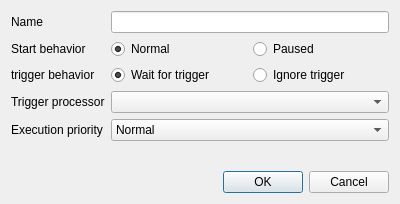
<?xml version="1.0" encoding="UTF-8"?>
<ui version="4.0">
 <class>ChangeProcessorDialog</class>
 <widget class="QDialog" name="ChangeProcessorDialog">
  <property name="geometry">
   <rect>
    <x>0</x>
    <y>0</y>
    <width>400</width>
    <height>204</height>
   </rect>
  </property>
  <property name="sizePolicy">
   <sizepolicy hsizetype="Preferred" vsizetype="Preferred">
    <horstretch>0</horstretch>
    <verstretch>0</verstretch>
   </sizepolicy>
  </property>
  <property name="windowTitle">
   <string>Processor settings</string>
  </property>
  <layout class="QVBoxLayout" name="verticalLayout">
   <item>
    <layout class="QFormLayout" name="formLayout">
     <property name="fieldGrowthPolicy">
      <enum>QFormLayout::AllNonFixedFieldsGrow</enum>
     </property>
     <item row="0" column="0">
      <widget class="QLabel" name="nameLabel">
       <property name="text">
        <string>Name</string>
       </property>
      </widget>
     </item>
     <item row="0" column="1">
      <widget class="QLineEdit" name="name"/>
     </item>
     <item row="1" column="0">
      <widget class="QLabel" name="startBehaviorLabel">
       <property name="text">
        <string>Start behavior</string>
       </property>
      </widget>
     </item>
     <item row="4" column="0">
      <widget class="QLabel" name="priorityLabel">
       <property name="text">
        <string>Execution priority</string>
       </property>
      </widget>
     </item>
     <item row="4" column="1">
      <widget class="QComboBox" name="priorityComboBox">
       <property name="currentIndex">
        <number>3</number>
       </property>
       <item>
        <property name="text">
         <string>Idle</string>
        </property>
       </item>
       <item>
        <property name="text">
         <string>Lowest</string>
        </property>
       </item>
       <item>
        <property name="text">
         <string>Low</string>
        </property>
       </item>
       <item>
        <property name="text">
         <string>Normal</string>
        </property>
       </item>
       <item>
        <property name="text">
         <string>High</string>
        </property>
       </item>
       <item>
        <property name="text">
         <string>Highest</string>
        </property>
       </item>
       <item>
        <property name="text">
         <string>Time critical</string>
        </property>
       </item>
      </widget>
     </item>
     <item row="2" column="0">
      <widget class="QLabel" name="triggerBehaviorLabel">
       <property name="text">
        <string>trigger behavior</string>
       </property>
      </widget>
     </item>
     <item row="3" column="0">
      <widget class="QLabel" name="triggerProcessorLabel">
       <property name="text">
        <string>Trigger processor</string>
       </property>
      </widget>
     </item>
     <item row="3" column="1">
      <widget class="QComboBox" name="triggerBox"/>
     </item>
     <item row="2" column="1">
      <widget class="QWidget" name="widget_2" native="true">
       <layout class="QHBoxLayout" name="horizontalLayout">
        <property name="margin">
         <number>0</number>
        </property>
        <item>
         <widget class="QRadioButton" name="waitForTrigger">
          <property name="text">
           <string>Wait for trigger</string>
          </property>
          <property name="checked">
           <bool>true</bool>
          </property>
         </widget>
        </item>
        <item>
         <widget class="QRadioButton" name="ignoreTrigger">
          <property name="text">
           <string>Ignore trigger</string>
          </property>
         </widget>
        </item>
       </layout>
      </widget>
     </item>
     <item row="1" column="1">
      <widget class="QWidget" name="widget" native="true">
       <layout class="QHBoxLayout" name="horizontalLayout_3">
        <property name="sizeConstraint">
         <enum>QLayout::SetDefaultConstraint</enum>
        </property>
        <property name="margin">
         <number>0</number>
        </property>
        <item>
         <widget class="QRadioButton" name="normalStart">
          <property name="text">
           <string>Normal</string>
          </property>
          <property name="checked">
           <bool>true</bool>
          </property>
         </widget>
        </item>
        <item>
         <widget class="QRadioButton" name="pausedStart">
          <property name="text">
           <string>Paused</string>
          </property>
         </widget>
        </item>
       </layout>
      </widget>
     </item>
    </layout>
   </item>
   <item>
    <layout class="QHBoxLayout" name="horizontalLayout_2"/>
   </item>
   <item>
    <widget class="QDialogButtonBox" name="buttonBox">
     <property name="orientation">
      <enum>Qt::Horizontal</enum>
     </property>
     <property name="standardButtons">
      <set>QDialogButtonBox::Cancel|QDialogButtonBox::Ok</set>
     </property>
    </widget>
   </item>
  </layout>
 </widget>
 <resources/>
 <connections>
  <connection>
   <sender>buttonBox</sender>
   <signal>accepted()</signal>
   <receiver>ChangeProcessorDialog</receiver>
   <slot>accept()</slot>
   <hints>
    <hint type="sourcelabel">
     <x>248</x>
     <y>254</y>
    </hint>
    <hint type="destinationlabel">
     <x>157</x>
     <y>274</y>
    </hint>
   </hints>
  </connection>
  <connection>
   <sender>buttonBox</sender>
   <signal>rejected()</signal>
   <receiver>ChangeProcessorDialog</receiver>
   <slot>reject()</slot>
   <hints>
    <hint type="sourcelabel">
     <x>316</x>
     <y>260</y>
    </hint>
    <hint type="destinationlabel">
     <x>286</x>
     <y>274</y>
    </hint>
   </hints>
  </connection>
 </connections>
</ui>
